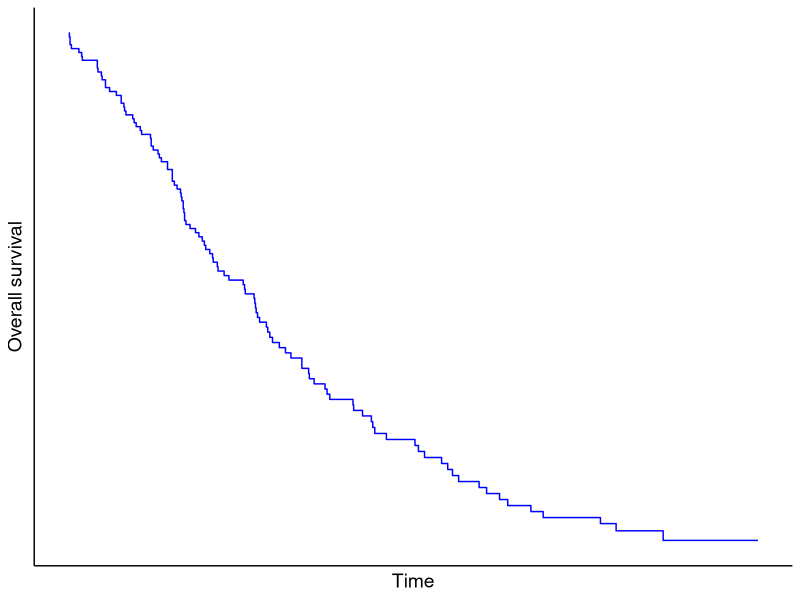
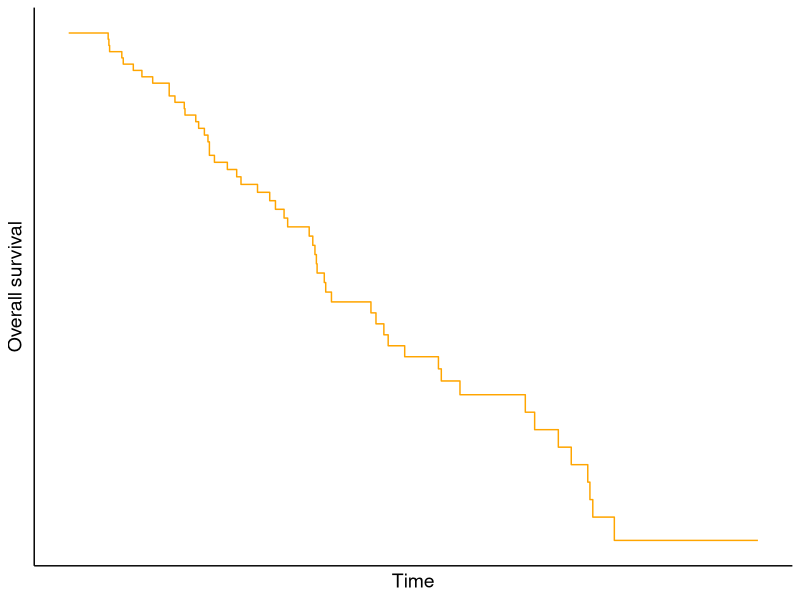
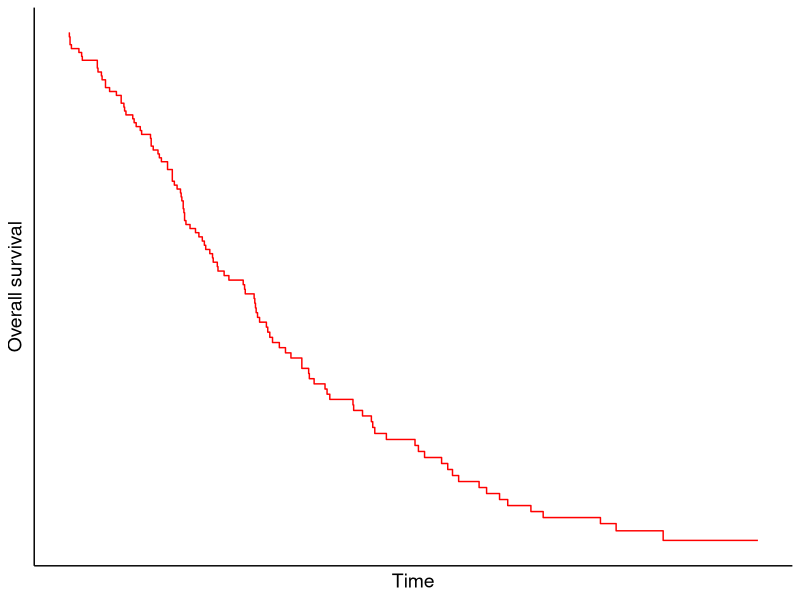
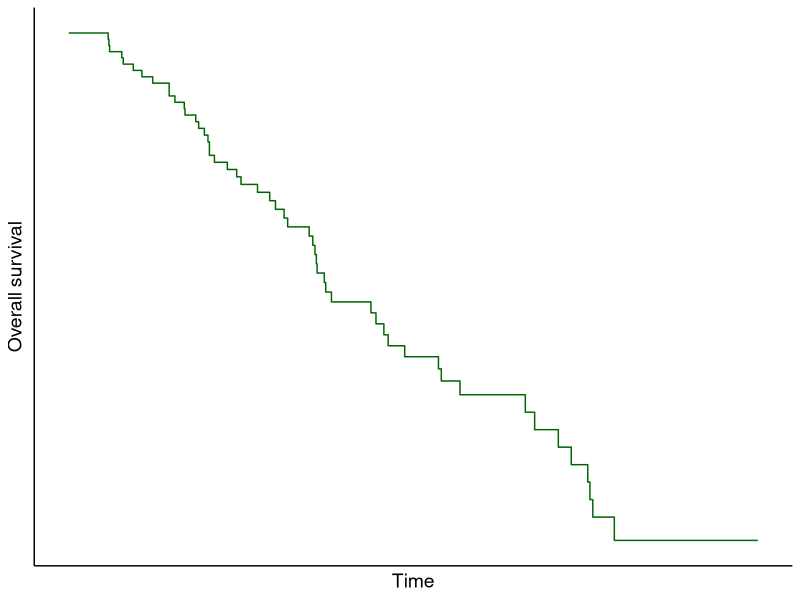
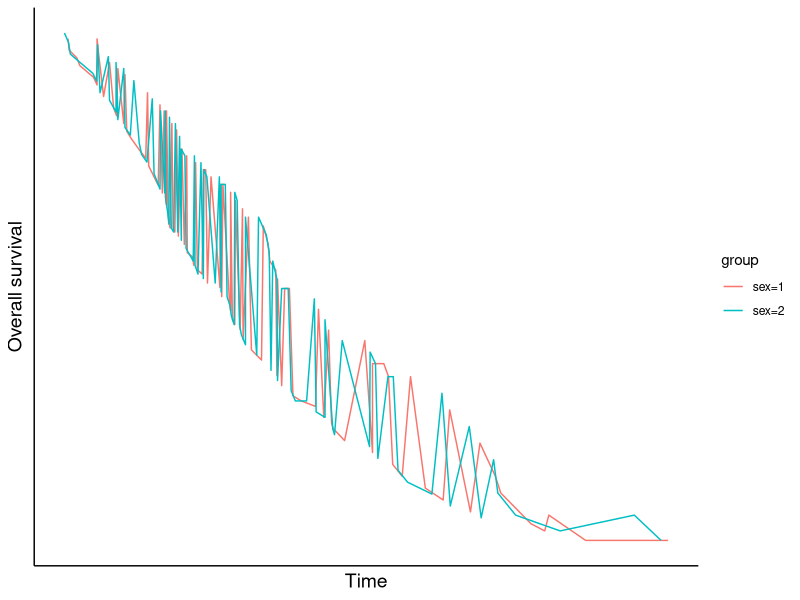
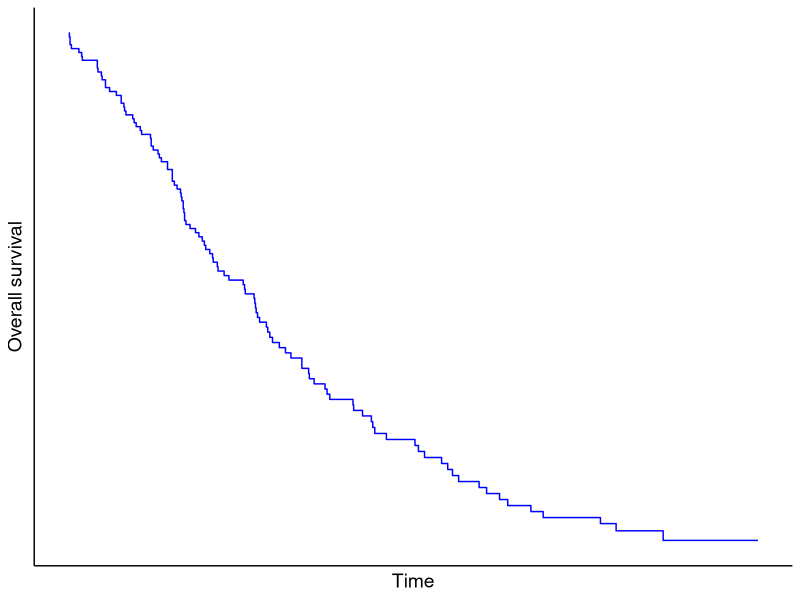
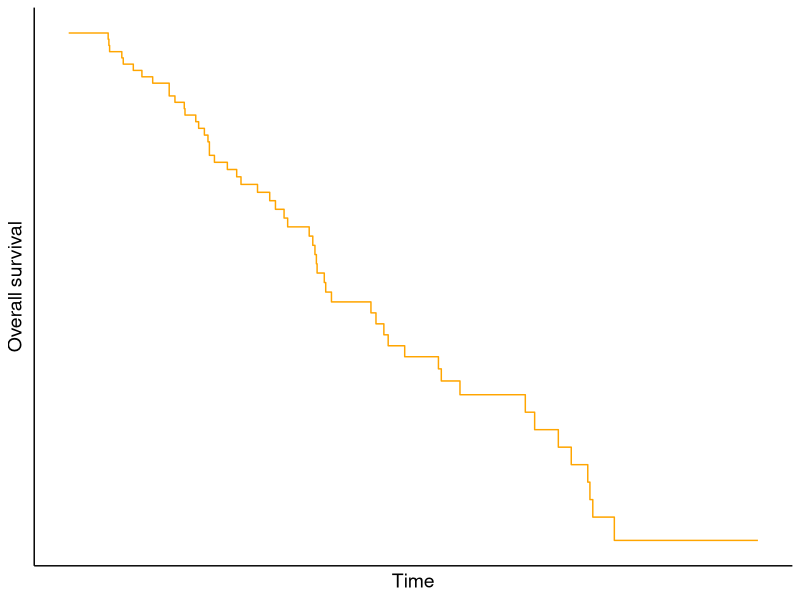
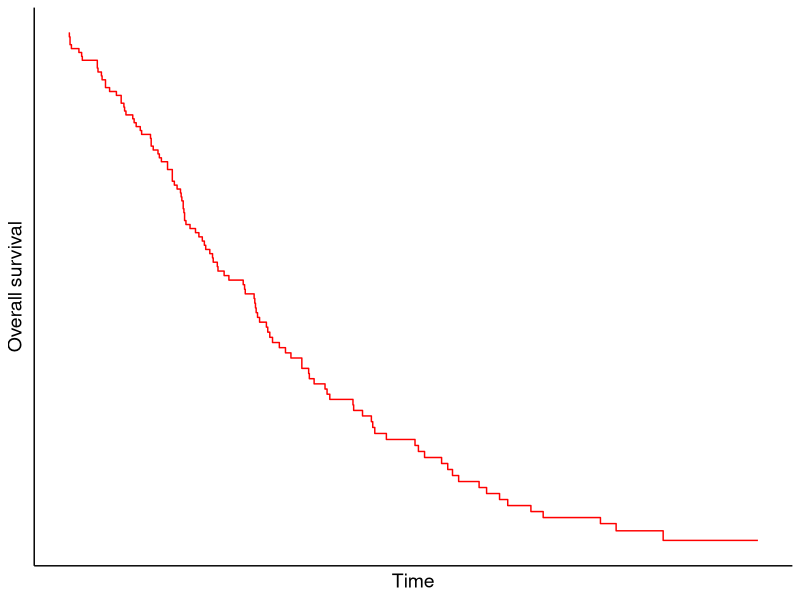

The R source for these figures, in order:
## ---- chunk 1
library(ggplot2)
library(survival)
## ---- chunk 2
# Divide survival's provided lung dataset by sex
lung1 = lung[lung$sex==1,]
lung2 = lung[lung$sex==2,]

# Fit survival models
surv_fit1 <- survfit(Surv(time, status) ~ 1, data = lung1)
surv_fit2 <- survfit(Surv(time, status) ~ 1, data = lung2)

# Convert into dataframe
surv_data1 <- data.frame(time = surv_fit1$time,
                         surv_prob = surv_fit1$surv,
                         group = 1)
surv_data2 <- data.frame(time = surv_fit2$time,
                         surv_prob = surv_fit2$surv,
                         group = 2)
surv_data <- rbind(surv_data1, surv_data2)

# Plot the survival curves
simple_plot <- function(df, colour){
  #' Create a simple survival curve plot for illustrative purposes
  #' 
  #' @param df Dataframe with survival data
  #' @param colour String with colour for line

  ggplot(df, aes(x = time, y = surv_prob)) +
    geom_step(color=colour) +
    labs(x = "Time", y = "Overall survival") +
    theme_classic() +
    theme(axis.text.x=element_blank(), axis.text.y=element_blank(),
          axis.ticks.x=element_blank(), axis.ticks.y=element_blank(),
          axis.title.x=element_text(size=14), axis.title.y=element_text(size=14),
          legend.position="none")
}

simple_plot(surv_data1, "blue")
ggsave("../images/simple_survival_blue.png", height=50, width=80, units="mm")
simple_plot(surv_data2, "orange")
ggsave("../images/simple_survival_orange.png", height=50, width=80, units="mm")
simple_plot(surv_data1, "red")
ggsave("../images/simple_survival_red.png", height=50, width=80, units="mm")
simple_plot(surv_data2, "darkgreen")
ggsave("../images/simple_survival_green.png", height=50, width=80, units="mm")
## ---- chunk 3
# Fit survival model by sex on survival's lung dataset
surv_fit <- survfit(Surv(time, status) ~ sex, data = lung)
# Convert into dataframe
surv_data <- data.frame(
  time = rep(surv_fit$time, times = length(surv_fit$strata)),
  surv_prob = unlist(surv_fit$surv),
  group = rep(names(surv_fit$strata), times = length(surv_fit$time))
)
# Plot the survival curve
ggplot(surv_data, aes(x = time, y = surv_prob, color = group)) +
  geom_line() +
  labs(x = "Time", y = "Overall survival") +
  theme_classic() +
  theme(axis.text.x=element_blank(), axis.text.y=element_blank(),
        axis.ticks.x=element_blank(), axis.ticks.y=element_blank(),
        axis.title.x=element_text(size=14), axis.title.y=element_text(size=14))
